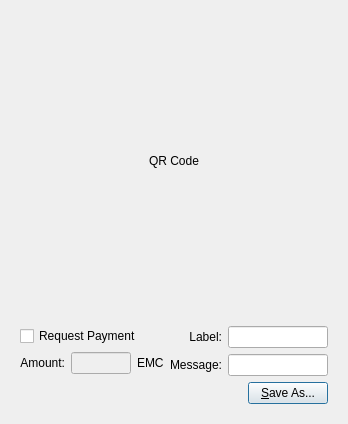
<?xml version="1.0" encoding="UTF-8"?>
<ui version="4.0">
 <class>QRCodeDialog</class>
 <widget class="QDialog" name="QRCodeDialog">
  <property name="geometry">
   <rect>
    <x>0</x>
    <y>0</y>
    <width>320</width>
    <height>404</height>
   </rect>
  </property>
  <property name="windowTitle">
   <string>Dialog</string>
  </property>
  <layout class="QVBoxLayout" name="verticalLayout_3">
   <item>
    <widget class="QLabel" name="lblQRCode">
     <property name="sizePolicy">
      <sizepolicy hsizetype="Expanding" vsizetype="Expanding">
       <horstretch>0</horstretch>
       <verstretch>0</verstretch>
      </sizepolicy>
     </property>
     <property name="minimumSize">
      <size>
       <width>300</width>
       <height>300</height>
      </size>
     </property>
     <property name="text">
      <string>QR Code</string>
     </property>
     <property name="alignment">
      <set>Qt::AlignCenter</set>
     </property>
     <property name="wordWrap">
      <bool>true</bool>
     </property>
    </widget>
   </item>
   <item>
    <widget class="QWidget" name="widget" native="true">
     <layout class="QVBoxLayout" name="verticalLayout_2">
      <item>
       <layout class="QHBoxLayout" name="horizontalLayout_2">
        <item>
         <layout class="QVBoxLayout" name="verticalLayout">
          <item>
           <widget class="QCheckBox" name="chkReqPayment">
            <property name="enabled">
             <bool>true</bool>
            </property>
            <property name="text">
             <string>Request Payment</string>
            </property>
           </widget>
          </item>
          <item>
           <layout class="QHBoxLayout" name="horizontalLayout">
            <item>
             <widget class="QLabel" name="lblAmount">
              <property name="sizePolicy">
               <sizepolicy hsizetype="Preferred" vsizetype="Maximum">
                <horstretch>0</horstretch>
                <verstretch>0</verstretch>
               </sizepolicy>
              </property>
              <property name="text">
               <string>Amount:</string>
              </property>
              <property name="alignment">
               <set>Qt::AlignRight|Qt::AlignTrailing|Qt::AlignVCenter</set>
              </property>
              <property name="buddy">
               <cstring>lnReqAmount</cstring>
              </property>
             </widget>
            </item>
            <item>
             <widget class="QLineEdit" name="lnReqAmount">
              <property name="enabled">
               <bool>false</bool>
              </property>
              <property name="minimumSize">
               <size>
                <width>60</width>
                <height>0</height>
               </size>
              </property>
              <property name="alignment">
               <set>Qt::AlignRight|Qt::AlignTrailing|Qt::AlignVCenter</set>
              </property>
             </widget>
            </item>
            <item>
             <widget class="QLabel" name="lblBTC">
              <property name="sizePolicy">
               <sizepolicy hsizetype="Preferred" vsizetype="Maximum">
                <horstretch>0</horstretch>
                <verstretch>0</verstretch>
               </sizepolicy>
              </property>
              <property name="text">
               <string>EMC</string>
              </property>
              <property name="buddy">
               <cstring>lnReqAmount</cstring>
              </property>
             </widget>
            </item>
           </layout>
          </item>
         </layout>
        </item>
        <item>
         <layout class="QGridLayout" name="gridLayout">
          <item row="0" column="0">
           <widget class="QLabel" name="lblLabel">
            <property name="text">
             <string>Label:</string>
            </property>
            <property name="alignment">
             <set>Qt::AlignRight|Qt::AlignTrailing|Qt::AlignVCenter</set>
            </property>
            <property name="buddy">
             <cstring>lnLabel</cstring>
            </property>
           </widget>
          </item>
          <item row="0" column="1">
           <widget class="QLineEdit" name="lnLabel">
            <property name="minimumSize">
             <size>
              <width>100</width>
              <height>0</height>
             </size>
            </property>
           </widget>
          </item>
          <item row="1" column="0">
           <widget class="QLabel" name="lblMessage">
            <property name="text">
             <string>Message:</string>
            </property>
            <property name="alignment">
             <set>Qt::AlignRight|Qt::AlignTrailing|Qt::AlignVCenter</set>
            </property>
            <property name="buddy">
             <cstring>lnMessage</cstring>
            </property>
           </widget>
          </item>
          <item row="1" column="1">
           <widget class="QLineEdit" name="lnMessage">
            <property name="minimumSize">
             <size>
              <width>100</width>
              <height>0</height>
             </size>
            </property>
           </widget>
          </item>
         </layout>
        </item>
       </layout>
      </item>
      <item>
       <layout class="QHBoxLayout" name="horizontalLayout_3">
        <item>
         <spacer name="horizontalSpacer">
          <property name="orientation">
           <enum>Qt::Horizontal</enum>
          </property>
          <property name="sizeHint" stdset="0">
           <size>
            <width>40</width>
            <height>20</height>
           </size>
          </property>
         </spacer>
        </item>
        <item>
         <widget class="QPushButton" name="btnSaveAs">
          <property name="text">
           <string>&amp;Save As...</string>
          </property>
         </widget>
        </item>
       </layout>
      </item>
     </layout>
    </widget>
   </item>
  </layout>
 </widget>
 <resources/>
 <connections>
  <connection>
   <sender>chkReqPayment</sender>
   <signal>clicked(bool)</signal>
   <receiver>lnReqAmount</receiver>
   <slot>setEnabled(bool)</slot>
   <hints>
    <hint type="sourcelabel">
     <x>92</x>
     <y>285</y>
    </hint>
    <hint type="destinationlabel">
     <x>98</x>
     <y>311</y>
    </hint>
   </hints>
  </connection>
 </connections>
</ui>
